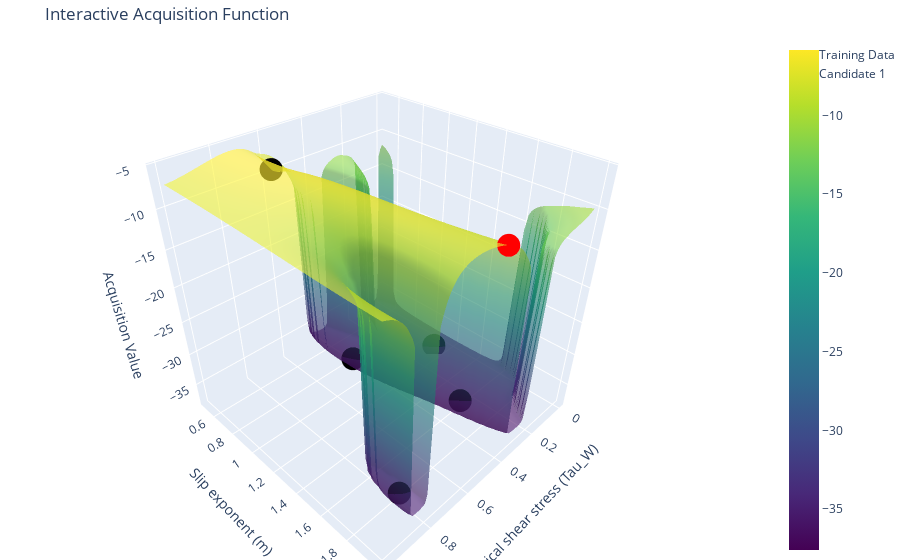

The code cell stored with this chart in its notebook:
### Code cell
tau_w_range = torch.linspace(bounds[0, 0], bounds[0, 1], 100)  # Grid for tau_w
m_range = torch.linspace(bounds[1, 0], bounds[1, 1], 100)      # Grid for m
tau_w_grid, m_grid = torch.meshgrid(tau_w_range, m_range, indexing="ij")


grid = torch.stack([tau_w_grid.ravel(), m_grid.ravel()], dim=-1)


acq_values = acq_func(grid.unsqueeze(1)).detach().numpy().reshape(100, 100)


train_acq_values = acq_func(train_x.unsqueeze(1)).detach().numpy()


fig = go.Figure()


fig.add_trace(go.Surface(
    x=tau_w_grid.numpy(),
    y=m_grid.numpy(),
    z=acq_values,
    colorscale='Viridis',
    opacity=0.6,
    name="Acquisition Function"
))


fig.add_trace(go.Scatter3d(
    x=train_x[:, 0].numpy(),
    y=train_x[:, 1].numpy(),
    z=train_acq_values.flatten(),
    mode='markers',
    marker=dict(size=8, color='black'),
    name='Training Data'

))
# Iterate over the 3 candidates
for i in range(candidate.shape[0]): 
    candidate_acq_value = acq_func(candidate[i].unsqueeze(0)).item()
    fig.add_trace(go.Scatter3d(
        x=[candidate[i, 0].item()],
        y=[candidate[i, 1].item()],
        z=[candidate_acq_value],
        mode='markers',
        marker=dict(size=8, color='red', symbol='circle'),
        name=f'Candidate {i + 1}'
    ))



fig.update_layout(
    scene=dict(
        xaxis_title="Critical shear stress (Tau_W)",
        yaxis_title="Slip exponent (m)",
        zaxis_title="Acquisition Value"
    ),
    title="Interactive Acquisition Function",
    margin=dict(l=0, r=0, b=0, t=40)
)


fig.show()
fig.write_html("acquisiton_func.html")

### Figure 1 — Plotly figure (JSON) as saved in the notebook; plotly's stock layout.template omitted (floating-point values rounded to 4 significant figures; data arrays with more than 128 entries replaced by an {"elided": "..."} marker saying what was removed)
{"data": [{"colorscale": [[0, "#440154"], [0.1111, "#482878"], [0.2222, "#3e4989"], [0.3333, "#31688e"], [0.4444, "#26828e"], [0.5556, "#1f9e89"], [0.6667, "#35b779"], [0.7778, "#6ece58"], [0.8889, "#b5de2b"], [1, "#fde725"]], "name": "Acquisition Function", "opacity": 0.6, "type": "surface", "x": {"elided": "100x100 float values"}, "y": {"elided": "100x100 float values"}, "z": {"elided": "100x100 float values"}}, {"marker": {"color": "black", "size": 8}, "mode": "markers", "name": "Training Data", "type": "scatter3d", "x": [0.2985, 0.4342, 0.8245, 0.6489, 0.08723], "y": [1.617, 0.876, 1.857, 0.647, 1.13], "z": [-36.89, -36.7, -35.61, -7.955, -37.59]}, {"marker": {"color": "red", "size": 8, "symbol": "circle"}, "mode": "markers", "name": "Candidate 1", "type": "scatter3d", "x": [0.5], "y": [2], "z": [-7.805]}], "layout": {"margin": {"b": 0, "l": 0, "r": 0, "t": 40}, "scene": {"xaxis": {"title": {"text": "Critical shear stress (Tau_W)"}}, "yaxis": {"title": {"text": "Slip exponent (m)"}}, "zaxis": {"title": {"text": "Acquisition Value"}}}, "title": {"text": "Interactive Acquisition Function"}}}
